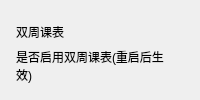
          <widget class="CardWidget" name="CardWidget_12">
           <property name="minimumSize">
            <size>
             <width>0</width>
             <height>70</height>
            </size>
           </property>
           <layout class="QHBoxLayout" name="horizontalLayout_23">
            <property name="leftMargin">
             <number>16</number>
            </property>
            <property name="topMargin">
             <number>16</number>
            </property>
            <property name="rightMargin">
             <number>16</number>
            </property>
            <property name="bottomMargin">
             <number>16</number>
            </property>
            <item>
             <layout class="QVBoxLayout" name="verticalLayout_13">
              <property name="spacing">
               <number>0</number>
              </property>
              <item>
               <widget class="StrongBodyLabel" name="CW4_label_4">
                <property name="sizePolicy">
                 <sizepolicy hsizetype="Expanding" vsizetype="Preferred">
                  <horstretch>0</horstretch>
                  <verstretch>0</verstretch>
                 </sizepolicy>
                </property>
                <property name="text">
                 <string>双周课表</string>
                </property>
               </widget>
              </item>
              <item>
               <widget class="CaptionLabel" name="CW4_label_5">
                <property name="text">
                 <string>是否启用双周课表(重启后生效)</string>
                </property>
                <property name="wordWrap">
                 <bool>true</bool>
                </property>
                <property name="lightColor" stdset="0">
                 <color alpha="150">
                  <red>0</red>
                  <green>0</green>
                  <blue>0</blue>
                 </color>
                </property>
                <property name="darkColor" stdset="0">
                 <color alpha="200">
                  <red>255</red>
                  <green>255</green>
                  <blue>255</blue>
                 </color>
                </property>
               </widget>
              </item>
             </layout>
            </item>
            <item>
             <widget class="SwitchButton" name="dp_biweekly_button">
              <property name="onText">
               <string>开</string>
              </property>
              <property name="offText">
               <string>关</string>
              </property>
             </widget>
            </item>
           </layout>
          </widget>
